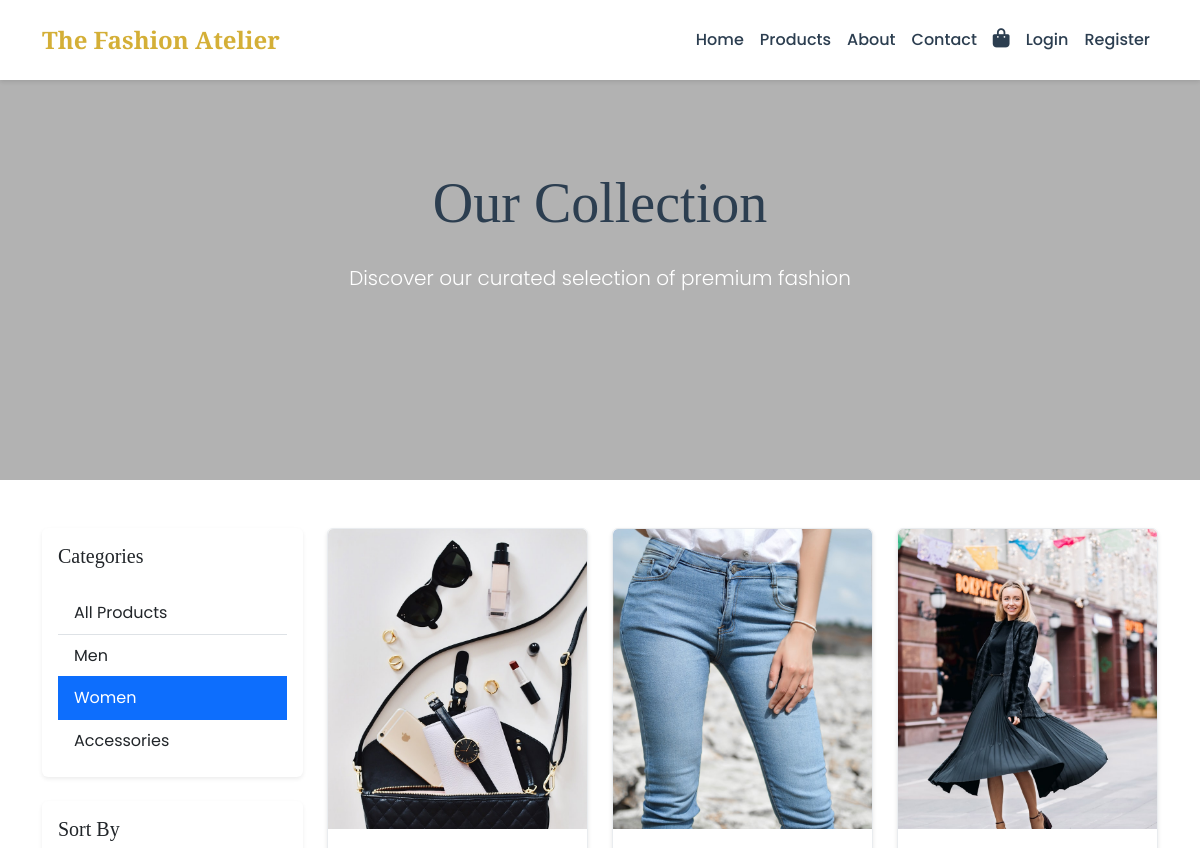
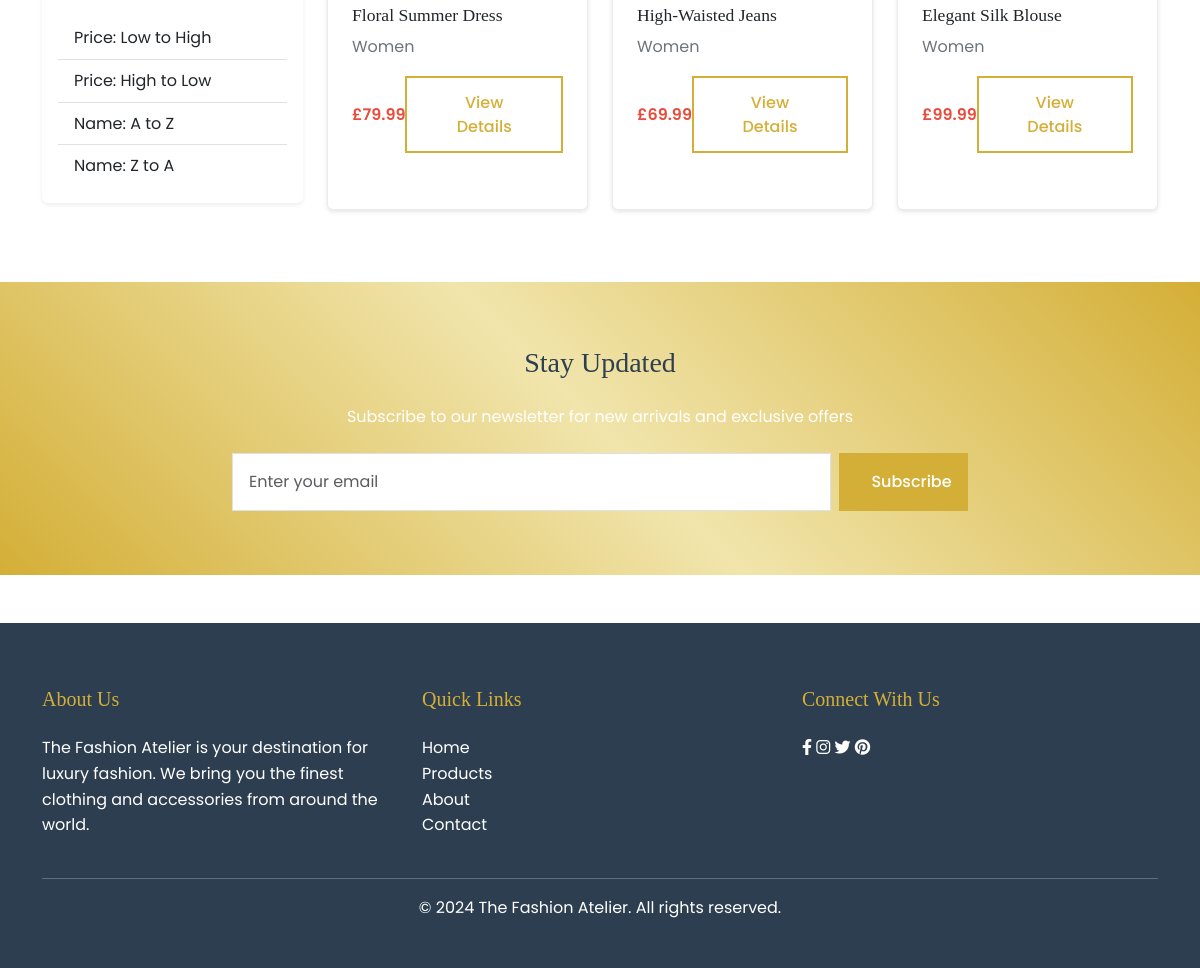
Page /products/?category=2 on the committed database (2 pictures, top to bottom).
### clothes/models.py (models this page shows, shortened)
class Category(models.Model):
    name = models.CharField(max_length=100)
    slug = models.SlugField(unique=True, blank=True)
    description = models.TextField(blank=True)
    image = models.ImageField(upload_to='categories/', blank=True)
    created_at = models.DateTimeField(auto_now_add=True)
    updated_at = models.DateTimeField(auto_now=True)
    class Meta:
        verbose_name_plural = 'Categories'

class Product(models.Model):
    name = models.CharField(max_length=200)
    slug = models.SlugField(unique=True, blank=True)
    description = models.TextField()
    price = models.DecimalField(max_digits=10, decimal_places=2)
    discount = models.IntegerField(default=0, help_text='Percentage discount (0-100)')
    category = models.ForeignKey(Category, on_delete=models.CASCADE, related_name='products')
    image = models.ImageField(upload_to='products/')
    is_featured = models.BooleanField(default=False)
    is_new = models.BooleanField(default=True)
    stock = models.IntegerField(default=0)
    created_at = models.DateTimeField(auto_now_add=True)
    updated_at = models.DateTimeField(auto_now=True)

### clothes/views.py (the view, shortened to what this page needs)
# urls.py: path('products/', views.products, name='products'),
def products(request):
    products_list = Product.objects.all()
    categories = Category.objects.all()
    category_id = request.GET.get('category')
    if category_id:
        products_list = products_list.filter(category_id=category_id)
    sort = request.GET.get('sort')
    paginator = Paginator(products_list, 9)  # 9 products per page
    page_number = request.GET.get('page')
    products = paginator.get_page(page_number)
    return render(request, 'clothes/products.html', {
        'products': products,
        'categories': categories
    })

### clothes/templates/clothes/products.html (shortened to what this page needs)
{% extends 'clothes/base.html' %}
{% load static %}
{% block content %}
<section class="hero-section" style="background-image: url('{% static 'clothes/images/products-hero.jpg' %}');">
    <div class="hero-bg"></div>
    <div class="container">
        <div class="hero-content text-center">
            <h1 class="display-4 mb-4">Our Collection</h1>
            <p class="lead">Discover our curated selection of premium fashion</p>
        </div>
    </div>
</section>
<section class="py-5">
    <div class="container">
        <div class="row">
            <div class="col-md-3">
                <div class="card shadow-sm mb-4">
                    <div class="card-body">
                        <h5 class="card-title mb-4">Categories</h5>
                        <div class="list-group list-group-flush">
                            <a href="{% url 'clothes:products' %}" class="list-group-item list-group-item-action {% if not request.GET.category %}active{% endif %}">
                                All Products
                            </a>
                            {% for category in categories %}
                            <a href="{% url 'clothes:products' %}?category={{ category.id }}"
                               class="list-group-item list-group-item-action {% if request.GET.category == category.id|stringformat:'s' %}active{% endif %}">
                                {{ category.name }}
                            </a>
                            {% endfor %}
                        </div>
                    </div>
                </div>
                <div class="card shadow-sm">
                    <div class="card-body">
                        <h5 class="card-title mb-4">Sort By</h5>
                        <div class="list-group list-group-flush">
                            <a href="{% url 'clothes:products' %}?sort=price-asc" class="list-group-item list-group-item-action {% if request.GET.sort == 'price-asc' %}active{% endif %}">
                                Price: Low to High
                            </a>
                            <a href="{% url 'clothes:products' %}?sort=price-desc" class="list-group-item list-group-item-action {% if request.GET.sort == 'price-desc' %}active{% endif %}">
                                Price: High to Low
                            </a>
                            <a href="{% url 'clothes:products' %}?sort=name-asc" class="list-group-item list-group-item-action {% if request.GET.sort == 'name-asc' %}active{% endif %}">
                                Name: A to Z
                            </a>
                            <a href="{% url 'clothes:products' %}?sort=name-desc" class="list-group-item list-group-item-action {% if request.GET.sort == 'name-desc' %}active{% endif %}">
                                Name: Z to A
                            </a>
                        </div>
                    </div>
                </div>
            </div>
            <div class="col-md-9">
                <div class="row">
                    {% for product in products %}
                    <div class="col-md-4 mb-4">
                        <div class="card product-card h-100">
                            <img src="{{ product.image.url }}" class="card-img-top" alt="{{ product.name }}">
                            <div class="card-body">
                                <h5 class="card-title">{{ product.name }}</h5>
                                <p class="card-text text-muted">{{ product.category.name }}</p>
                                <div class="d-flex justify-content-between align-items-center">
                                    <span class="price">£{{ product.price }}</span>
                                    <a href="{% url 'clothes:product_detail' product.id %}" class="btn btn-outline-dark">View Details</a>
                                </div>
                            </div>
                        </div>
                    </div>
                    {% endfor %}
                </div>
            </div>
        </div>
    </div>
</section>
<section class="newsletter-section">
    <div class="container">
        <div class="row justify-content-center">
            <div class="col-md-8 text-center">
                <h3 class="mb-4">Stay Updated</h3>
                <p class="mb-4">Subscribe to our newsletter for new arrivals and exclusive offers</p>
                <form class="d-flex gap-2">
                    <input type="email" class="form-control" placeholder="Enter your email">
                    <button type="submit" class="btn btn-gold">Subscribe</button>
                </form>
            </div>
        </div>
    </div>
</section>
{% endblock %}

### clothes/static/clothes/css/style.css (style rules this page uses)
:root { --primary: #2c3e50; --primary-dark: #1a252f; --primary-color: #2c3e50; --secondary-color: #34495e; --accent-color: #e74c3c; --text-color: #2c3e50; --light-gray: #ecf0f1; --white: #ffffff; --gold: #d4af37; --dark-gold: #b38f2d; }
body { font-family: 'Poppins', sans-serif; color: var(--text-color); line-height: 1.6; }
h1, h2, h3, h4, h5, h6 { font-family: 'Playfair Display', serif; color: var(--primary-color); }
.hero-section { position: relative; min-height: 60vh; display: flex; align-items: center; background-size: cover; background-position: center; }
.hero-bg { position: absolute; top: 0; left: 0; right: 0; bottom: 0; background-color: rgba(0,0,0,0.3); }
.hero-content { position: relative; z-index: 1; color: var(--white); }
.btn { padding: 0.8rem 2rem; border-radius: 0; font-weight: 500; transition: all 0.3s ease; }
.btn-outline-dark { border: 2px solid var(--primary-color); color: var(--primary-color); }
.btn-gold { background-color: var(--gold); color: var(--white); border: none; }
.card { border: none; box-shadow: 0 2px 4px rgba(0,0,0,0.1); transition: transform 0.3s ease; }
.card-img-top { height: 300px; object-fit: cover; }
.product-card { margin-bottom: 2rem; }
.product-card .card-body { padding: 1.5rem; }
.product-card .card-title { font-size: 1.1rem; margin-bottom: 0.5rem; }
.product-card .price { color: var(--accent-color); font-weight: 600; }
.newsletter-section { background-color: var(--primary-color); color: var(--white); padding: 4rem 0; }
.newsletter-section .form-control { border-radius: 0; padding: 1rem; }
:root { --gold: #d4af37; --gold-light: #f1e5ac; --gold-glitter: linear-gradient(45deg, #d4af37, #f1e5ac, #d4af37); --off-white: #f8f9fa; --light-gray: #e9ecef; }
.hero-section { min-height: 60vh; background-color: var(--white); color: var(--gold); position: relative; overflow: hidden; }
.hero-bg { position: absolute; top: 0; left: 0; width: 100%; height: 100%; background-size: cover; background-position: center; background-attachment: fixed; filter: brightness(0.9); transition: transform 15s ease-in-out; }
.product-card { transition: all 0.4s cubic-bezier(0.165, 0.84, 0.44, 1); position: relative; overflow: hidden; border: 1px solid var(--light-gray); }
.product-card img { transition: transform 0.6s ease; }
.btn { transition: all 0.3s cubic-bezier(0.4, 0, 0.2, 1); position: relative; overflow: hidden; }
.btn-outline-dark { color: var(--gold); border-color: var(--gold); }
.btn::after { content: ''; position: absolute; top: 50%; left: 50%; width: 0; height: 0; background: rgba(255, 255, 255, 0.2); border-radius: 50%; transform: translate(-50%, -50%); transition: width 0.6s ease, height 0.6s ease; }
.newsletter-section { background: var(--gold-glitter); color: var(--white); position: relative; overflow: hidden; }
.newsletter-section::before { content: ''; position: absolute; top: 0; left: 0; width: 100%; height: 100%; background: url('https://images.unsplash.com/photo-1490481651871-ab68de25d43d?ixlib=rb-1.2.1&auto=format&fit=crop&w=1950&q=80') center/cover no-repeat; opacity: 0.2; filter: brightness(0.7); }
.form-control { transition: all 0.3s ease; }
.text-muted { color: #6c757d !important; }
.container { opacity: 1; transform: translateY(0); transition: all 0.6s ease; }
.hero-content { opacity: 0; transform: translateX(-20px); animation: fadeInLeft 0.8s ease forwards; }

### clothes/templates/clothes/base.html (style rules this page uses)
body { font-family: 'Poppins', sans-serif; background-color: #ffffff; }
h1, h2, h3, h4, h5, h6, .navbar-brand { font-family: 'Playfair Display', serif; }

### rows in the picture
Category: name "Men"
Category: name "Women"
Category: name "Accessories"
Product: image (picture), name "Floral Summer Dress", category.name "Women", price "79.99"
Product: image (picture), name "High-Waisted Jeans", category.name "Women", price "69.99"
Product: image (picture), name "Elegant Silk Blouse", category.name "Women", price "99.99"
